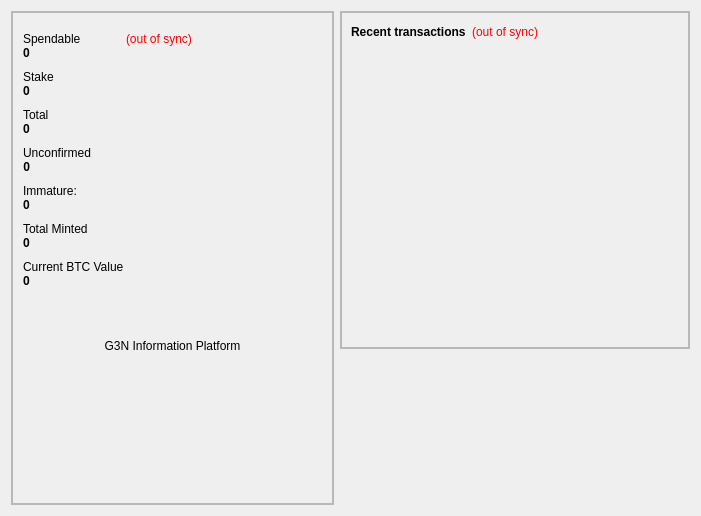
<?xml version="1.0" encoding="UTF-8"?>
<ui version="4.0">
 <class>OverviewPage</class>
 <widget class="QWidget" name="OverviewPage">
  <property name="geometry">
   <rect>
    <x>0</x>
    <y>0</y>
    <width>701</width>
    <height>516</height>
   </rect>
  </property>
  <property name="windowTitle">
   <string>Form</string>
  </property>
  <layout class="QHBoxLayout" name="horizontalLayout" stretch="1,0">
   <item>
    <layout class="QVBoxLayout" name="verticalLayout_2">
     <item>
      <widget class="QFrame" name="frame">
       <property name="styleSheet">
        <string notr="true"/>
       </property>
       <property name="frameShape">
        <enum>QFrame::StyledPanel</enum>
       </property>
       <property name="frameShadow">
        <enum>QFrame::Raised</enum>
       </property>
       <layout class="QVBoxLayout" name="verticalLayout_4">
        <property name="spacing">
         <number>0</number>
        </property>
        <property name="leftMargin">
         <number>0</number>
        </property>
        <property name="topMargin">
         <number>0</number>
        </property>
        <property name="rightMargin">
         <number>0</number>
        </property>
        <property name="bottomMargin">
         <number>0</number>
        </property>
        <item>
         <widget class="QFrame" name="frame_4">
          <property name="frameShape">
           <enum>QFrame::StyledPanel</enum>
          </property>
          <property name="frameShadow">
           <enum>QFrame::Raised</enum>
          </property>
          <layout class="QVBoxLayout" name="verticalLayout_6">
           <item>
            <layout class="QFormLayout" name="formLayout_2">
             <property name="fieldGrowthPolicy">
              <enum>QFormLayout::ExpandingFieldsGrow</enum>
             </property>
             <property name="labelAlignment">
              <set>Qt::AlignLeading|Qt::AlignLeft|Qt::AlignTop</set>
             </property>
             <property name="formAlignment">
              <set>Qt::AlignLeading|Qt::AlignLeft|Qt::AlignTop</set>
             </property>
             <property name="horizontalSpacing">
              <number>2</number>
             </property>
             <property name="verticalSpacing">
              <number>0</number>
             </property>
             <property name="leftMargin">
              <number>1</number>
             </property>
             <property name="topMargin">
              <number>10</number>
             </property>
             <property name="rightMargin">
              <number>1</number>
             </property>
             <property name="bottomMargin">
              <number>5</number>
             </property>
             <item row="1" column="0">
              <widget class="QLabel" name="label">
               <property name="text">
                <string>Spendable</string>
               </property>
              </widget>
             </item>
             <item row="1" column="1">
              <widget class="QLabel" name="labelWalletStatus">
               <property name="toolTip">
                <string>The displayed information may be out of date. Your wallet automatically synchronizes with the BitBay network after a connection is established, but this process has not completed yet.</string>
               </property>
               <property name="styleSheet">
                <string notr="true">QLabel { color: red; }</string>
               </property>
               <property name="text">
                <string notr="true">(out of sync)</string>
               </property>
               <property name="alignment">
                <set>Qt::AlignLeading|Qt::AlignLeft|Qt::AlignVCenter</set>
               </property>
              </widget>
             </item>
             <item row="2" column="0">
              <widget class="QLabel" name="labelBalance">
               <property name="font">
                <font>
                 <weight>75</weight>
                 <bold>true</bold>
                </font>
               </property>
               <property name="cursor">
                <cursorShape>IBeamCursor</cursorShape>
               </property>
               <property name="toolTip">
                <string>Your current spendable balance</string>
               </property>
               <property name="styleSheet">
                <string notr="true">top: -5px;</string>
               </property>
               <property name="text">
                <string notr="true">0</string>
               </property>
               <property name="textInteractionFlags">
                <set>Qt::LinksAccessibleByMouse|Qt::TextSelectableByKeyboard|Qt::TextSelectableByMouse</set>
               </property>
              </widget>
             </item>
             <item row="4" column="0">
              <spacer name="verticalSpacer_5">
               <property name="orientation">
                <enum>Qt::Vertical</enum>
               </property>
               <property name="sizeHint" stdset="0">
                <size>
                 <width>20</width>
                 <height>10</height>
                </size>
               </property>
              </spacer>
             </item>
             <item row="5" column="0">
              <widget class="QLabel" name="label_6">
               <property name="palette">
                <palette>
                 <active>
                  <colorrole role="WindowText">
                   <brush brushstyle="SolidPattern">
                    <color alpha="255">
                     <red>0</red>
                     <green>0</green>
                     <blue>0</blue>
                    </color>
                   </brush>
                  </colorrole>
                 </active>
                 <inactive>
                  <colorrole role="WindowText">
                   <brush brushstyle="SolidPattern">
                    <color alpha="255">
                     <red>0</red>
                     <green>0</green>
                     <blue>0</blue>
                    </color>
                   </brush>
                  </colorrole>
                 </inactive>
                 <disabled>
                  <colorrole role="WindowText">
                   <brush brushstyle="SolidPattern">
                    <color alpha="255">
                     <red>120</red>
                     <green>120</green>
                     <blue>120</blue>
                    </color>
                   </brush>
                  </colorrole>
                 </disabled>
                </palette>
               </property>
               <property name="text">
                <string>Stake</string>
               </property>
              </widget>
             </item>
             <item row="6" column="0">
              <widget class="QLabel" name="labelStake">
               <property name="palette">
                <palette>
                 <active>
                  <colorrole role="WindowText">
                   <brush brushstyle="SolidPattern">
                    <color alpha="255">
                     <red>0</red>
                     <green>0</green>
                     <blue>0</blue>
                    </color>
                   </brush>
                  </colorrole>
                 </active>
                 <inactive>
                  <colorrole role="WindowText">
                   <brush brushstyle="SolidPattern">
                    <color alpha="255">
                     <red>0</red>
                     <green>0</green>
                     <blue>0</blue>
                    </color>
                   </brush>
                  </colorrole>
                 </inactive>
                 <disabled>
                  <colorrole role="WindowText">
                   <brush brushstyle="SolidPattern">
                    <color alpha="255">
                     <red>120</red>
                     <green>120</green>
                     <blue>120</blue>
                    </color>
                   </brush>
                  </colorrole>
                 </disabled>
                </palette>
               </property>
               <property name="font">
                <font>
                 <weight>75</weight>
                 <bold>true</bold>
                </font>
               </property>
               <property name="cursor">
                <cursorShape>IBeamCursor</cursorShape>
               </property>
               <property name="toolTip">
                <string>Total of coins that was staked, and do not yet count toward the current balance</string>
               </property>
               <property name="text">
                <string notr="true">0</string>
               </property>
               <property name="textInteractionFlags">
                <set>Qt::LinksAccessibleByMouse|Qt::TextSelectableByKeyboard|Qt::TextSelectableByMouse</set>
               </property>
              </widget>
             </item>
             <item row="10" column="0">
              <spacer name="verticalSpacer_6">
               <property name="orientation">
                <enum>Qt::Vertical</enum>
               </property>
               <property name="sizeHint" stdset="0">
                <size>
                 <width>20</width>
                 <height>10</height>
                </size>
               </property>
              </spacer>
             </item>
             <item row="14" column="0">
              <widget class="QLabel" name="labelTotal">
               <property name="palette">
                <palette>
                 <active>
                  <colorrole role="WindowText">
                   <brush brushstyle="SolidPattern">
                    <color alpha="255">
                     <red>0</red>
                     <green>0</green>
                     <blue>0</blue>
                    </color>
                   </brush>
                  </colorrole>
                 </active>
                 <inactive>
                  <colorrole role="WindowText">
                   <brush brushstyle="SolidPattern">
                    <color alpha="255">
                     <red>0</red>
                     <green>0</green>
                     <blue>0</blue>
                    </color>
                   </brush>
                  </colorrole>
                 </inactive>
                 <disabled>
                  <colorrole role="WindowText">
                   <brush brushstyle="SolidPattern">
                    <color alpha="255">
                     <red>120</red>
                     <green>120</green>
                     <blue>120</blue>
                    </color>
                   </brush>
                  </colorrole>
                 </disabled>
                </palette>
               </property>
               <property name="font">
                <font>
                 <weight>75</weight>
                 <bold>true</bold>
                </font>
               </property>
               <property name="cursor">
                <cursorShape>IBeamCursor</cursorShape>
               </property>
               <property name="toolTip">
                <string>Your current total balance</string>
               </property>
               <property name="text">
                <string notr="true">0</string>
               </property>
               <property name="textInteractionFlags">
                <set>Qt::LinksAccessibleByMouse|Qt::TextSelectableByKeyboard|Qt::TextSelectableByMouse</set>
               </property>
              </widget>
             </item>
             <item row="19" column="0">
              <spacer name="verticalSpacer_7">
               <property name="orientation">
                <enum>Qt::Vertical</enum>
               </property>
               <property name="sizeHint" stdset="0">
                <size>
                 <width>20</width>
                 <height>10</height>
                </size>
               </property>
              </spacer>
             </item>
             <item row="20" column="0">
              <widget class="QLabel" name="label_3">
               <property name="palette">
                <palette>
                 <active>
                  <colorrole role="WindowText">
                   <brush brushstyle="SolidPattern">
                    <color alpha="255">
                     <red>0</red>
                     <green>0</green>
                     <blue>0</blue>
                    </color>
                   </brush>
                  </colorrole>
                 </active>
                 <inactive>
                  <colorrole role="WindowText">
                   <brush brushstyle="SolidPattern">
                    <color alpha="255">
                     <red>0</red>
                     <green>0</green>
                     <blue>0</blue>
                    </color>
                   </brush>
                  </colorrole>
                 </inactive>
                 <disabled>
                  <colorrole role="WindowText">
                   <brush brushstyle="SolidPattern">
                    <color alpha="255">
                     <red>120</red>
                     <green>120</green>
                     <blue>120</blue>
                    </color>
                   </brush>
                  </colorrole>
                 </disabled>
                </palette>
               </property>
               <property name="text">
                <string>&lt;html&gt;&lt;head/&gt;&lt;body&gt;&lt;p&gt;Unconfirmed&lt;/p&gt;&lt;/body&gt;&lt;/html&gt;</string>
               </property>
              </widget>
             </item>
             <item row="21" column="0">
              <widget class="QLabel" name="labelUnconfirmed">
               <property name="palette">
                <palette>
                 <active>
                  <colorrole role="WindowText">
                   <brush brushstyle="SolidPattern">
                    <color alpha="255">
                     <red>0</red>
                     <green>0</green>
                     <blue>0</blue>
                    </color>
                   </brush>
                  </colorrole>
                 </active>
                 <inactive>
                  <colorrole role="WindowText">
                   <brush brushstyle="SolidPattern">
                    <color alpha="255">
                     <red>0</red>
                     <green>0</green>
                     <blue>0</blue>
                    </color>
                   </brush>
                  </colorrole>
                 </inactive>
                 <disabled>
                  <colorrole role="WindowText">
                   <brush brushstyle="SolidPattern">
                    <color alpha="255">
                     <red>120</red>
                     <green>120</green>
                     <blue>120</blue>
                    </color>
                   </brush>
                  </colorrole>
                 </disabled>
                </palette>
               </property>
               <property name="font">
                <font>
                 <weight>75</weight>
                 <bold>true</bold>
                </font>
               </property>
               <property name="cursor">
                <cursorShape>IBeamCursor</cursorShape>
               </property>
               <property name="toolTip">
                <string>Total of transactions that have yet to be confirmed, and do not yet count toward the current balance</string>
               </property>
               <property name="layoutDirection">
                <enum>Qt::LeftToRight</enum>
               </property>
               <property name="text">
                <string notr="true">0</string>
               </property>
               <property name="alignment">
                <set>Qt::AlignRight|Qt::AlignTrailing|Qt::AlignVCenter</set>
               </property>
               <property name="textInteractionFlags">
                <set>Qt::LinksAccessibleByMouse|Qt::TextSelectableByKeyboard|Qt::TextSelectableByMouse</set>
               </property>
              </widget>
             </item>
             <item row="22" column="0">
              <spacer name="verticalSpacer_8">
               <property name="orientation">
                <enum>Qt::Vertical</enum>
               </property>
               <property name="sizeHint" stdset="0">
                <size>
                 <width>20</width>
                 <height>10</height>
                </size>
               </property>
              </spacer>
             </item>
             <item row="23" column="0">
              <widget class="QLabel" name="labelImmatureText">
               <property name="palette">
                <palette>
                 <active>
                  <colorrole role="WindowText">
                   <brush brushstyle="SolidPattern">
                    <color alpha="255">
                     <red>0</red>
                     <green>0</green>
                     <blue>0</blue>
                    </color>
                   </brush>
                  </colorrole>
                  <colorrole role="Text">
                   <brush brushstyle="SolidPattern">
                    <color alpha="255">
                     <red>0</red>
                     <green>0</green>
                     <blue>0</blue>
                    </color>
                   </brush>
                  </colorrole>
                 </active>
                 <inactive>
                  <colorrole role="WindowText">
                   <brush brushstyle="SolidPattern">
                    <color alpha="255">
                     <red>0</red>
                     <green>0</green>
                     <blue>0</blue>
                    </color>
                   </brush>
                  </colorrole>
                  <colorrole role="Text">
                   <brush brushstyle="SolidPattern">
                    <color alpha="255">
                     <red>0</red>
                     <green>0</green>
                     <blue>0</blue>
                    </color>
                   </brush>
                  </colorrole>
                 </inactive>
                 <disabled>
                  <colorrole role="WindowText">
                   <brush brushstyle="SolidPattern">
                    <color alpha="255">
                     <red>120</red>
                     <green>120</green>
                     <blue>120</blue>
                    </color>
                   </brush>
                  </colorrole>
                  <colorrole role="Text">
                   <brush brushstyle="SolidPattern">
                    <color alpha="255">
                     <red>120</red>
                     <green>120</green>
                     <blue>120</blue>
                    </color>
                   </brush>
                  </colorrole>
                 </disabled>
                </palette>
               </property>
               <property name="text">
                <string>Immature:</string>
               </property>
              </widget>
             </item>
             <item row="24" column="0">
              <widget class="QLabel" name="labelImmature">
               <property name="font">
                <font>
                 <weight>75</weight>
                 <bold>true</bold>
                </font>
               </property>
               <property name="text">
                <string>0</string>
               </property>
              </widget>
             </item>
             <item row="25" column="0">
              <spacer name="verticalSpacer_9">
               <property name="orientation">
                <enum>Qt::Vertical</enum>
               </property>
               <property name="sizeHint" stdset="0">
                <size>
                 <width>20</width>
                 <height>10</height>
                </size>
               </property>
              </spacer>
             </item>
             <item row="26" column="0">
              <widget class="QLabel" name="labelTotalMintedText">
               <property name="text">
                <string>Total Minted</string>
               </property>
              </widget>
             </item>
             <item row="27" column="0">
              <widget class="QLabel" name="labelTotalMinted">
               <property name="font">
                <font>
                 <weight>75</weight>
                 <bold>true</bold>
                </font>
               </property>
               <property name="text">
                <string>0</string>
               </property>
              </widget>
             </item>
             <item row="28" column="0">
              <spacer name="verticalSpacer_10">
               <property name="orientation">
                <enum>Qt::Vertical</enum>
               </property>
               <property name="sizeHint" stdset="0">
                <size>
                 <width>20</width>
                 <height>10</height>
                </size>
               </property>
              </spacer>
             </item>
             <item row="29" column="0">
              <widget class="QLabel" name="labelBtcValueText">
               <property name="text">
                <string>Current BTC Value</string>
               </property>
              </widget>
             </item>
             <item row="30" column="0">
              <widget class="QLabel" name="labelBtcValue">
               <property name="font">
                <font>
                 <weight>75</weight>
                 <bold>true</bold>
                </font>
               </property>
               <property name="text">
                <string>0</string>
               </property>
              </widget>
             </item>
             <item row="31" column="0">
              <spacer name="verticalSpacer_4">
               <property name="orientation">
                <enum>Qt::Vertical</enum>
               </property>
               <property name="sizeHint" stdset="0">
                <size>
                 <width>20</width>
                 <height>40</height>
                </size>
               </property>
              </spacer>
             </item>
             <item row="11" column="0">
              <widget class="QLabel" name="labelTotalText">
               <property name="palette">
                <palette>
                 <active>
                  <colorrole role="WindowText">
                   <brush brushstyle="SolidPattern">
                    <color alpha="255">
                     <red>0</red>
                     <green>0</green>
                     <blue>0</blue>
                    </color>
                   </brush>
                  </colorrole>
                 </active>
                 <inactive>
                  <colorrole role="WindowText">
                   <brush brushstyle="SolidPattern">
                    <color alpha="255">
                     <red>0</red>
                     <green>0</green>
                     <blue>0</blue>
                    </color>
                   </brush>
                  </colorrole>
                 </inactive>
                 <disabled>
                  <colorrole role="WindowText">
                   <brush brushstyle="SolidPattern">
                    <color alpha="255">
                     <red>120</red>
                     <green>120</green>
                     <blue>120</blue>
                    </color>
                   </brush>
                  </colorrole>
                 </disabled>
                </palette>
               </property>
               <property name="text">
                <string>Total</string>
               </property>
              </widget>
             </item>
            </layout>
           </item>
           <item>
            <widget class="QLabel" name="labelInfoPlatform">
             <property name="text">
              <string>G3N Information Platform</string>
             </property>
             <property name="alignment">
              <set>Qt::AlignCenter</set>
             </property>
            </widget>
           </item>
           <item>
            <spacer name="verticalSpacer">
             <property name="orientation">
              <enum>Qt::Vertical</enum>
             </property>
             <property name="sizeHint" stdset="0">
              <size>
               <width>20</width>
               <height>40</height>
              </size>
             </property>
            </spacer>
           </item>
          </layout>
         </widget>
        </item>
       </layout>
      </widget>
     </item>
    </layout>
   </item>
   <item>
    <layout class="QVBoxLayout" name="verticalLayout_3">
     <item>
      <widget class="QFrame" name="frame_2">
       <property name="minimumSize">
        <size>
         <width>350</width>
         <height>0</height>
        </size>
       </property>
       <property name="styleSheet">
        <string notr="true"/>
       </property>
       <property name="frameShape">
        <enum>QFrame::StyledPanel</enum>
       </property>
       <property name="frameShadow">
        <enum>QFrame::Raised</enum>
       </property>
       <layout class="QVBoxLayout" name="verticalLayout">
        <property name="spacing">
         <number>0</number>
        </property>
        <property name="leftMargin">
         <number>0</number>
        </property>
        <property name="topMargin">
         <number>0</number>
        </property>
        <property name="rightMargin">
         <number>0</number>
        </property>
        <property name="bottomMargin">
         <number>0</number>
        </property>
        <item>
         <widget class="QFrame" name="frame_3">
          <property name="minimumSize">
           <size>
            <width>0</width>
            <height>10</height>
           </size>
          </property>
          <property name="frameShape">
           <enum>QFrame::StyledPanel</enum>
          </property>
          <property name="frameShadow">
           <enum>QFrame::Raised</enum>
          </property>
          <layout class="QVBoxLayout" name="verticalLayout_5">
           <property name="leftMargin">
            <number>9</number>
           </property>
           <item>
            <layout class="QHBoxLayout" name="horizontalLayout_2">
             <item>
              <widget class="QLabel" name="label_4">
               <property name="text">
                <string>&lt;b&gt;Recent transactions&lt;/b&gt;</string>
               </property>
              </widget>
             </item>
             <item>
              <widget class="QLabel" name="labelTransactionsStatus">
               <property name="toolTip">
                <string>The displayed information may be out of date. Your wallet automatically synchronizes with the BitBay network after a connection is established, but this process has not completed yet.</string>
               </property>
               <property name="styleSheet">
                <string notr="true">QLabel { color: red; }</string>
               </property>
               <property name="text">
                <string notr="true">(out of sync)</string>
               </property>
               <property name="alignment">
                <set>Qt::AlignRight|Qt::AlignTrailing|Qt::AlignVCenter</set>
               </property>
              </widget>
             </item>
             <item>
              <spacer name="horizontalSpacer">
               <property name="orientation">
                <enum>Qt::Horizontal</enum>
               </property>
               <property name="sizeHint" stdset="0">
                <size>
                 <width>40</width>
                 <height>20</height>
                </size>
               </property>
              </spacer>
             </item>
            </layout>
           </item>
           <item>
            <widget class="QListView" name="listTransactions">
             <property name="styleSheet">
              <string notr="true">QListView { background: transparent; }</string>
             </property>
             <property name="frameShape">
              <enum>QFrame::NoFrame</enum>
             </property>
             <property name="verticalScrollBarPolicy">
              <enum>Qt::ScrollBarAlwaysOff</enum>
             </property>
             <property name="horizontalScrollBarPolicy">
              <enum>Qt::ScrollBarAlwaysOff</enum>
             </property>
             <property name="selectionMode">
              <enum>QAbstractItemView::NoSelection</enum>
             </property>
            </widget>
           </item>
          </layout>
          <zorder>listTransactions</zorder>

         </widget>
        </item>
       </layout>
      </widget>
     </item>
     <item>
      <widget class="QLabel" name="label_2">
       <property name="sizePolicy">
        <sizepolicy hsizetype="Expanding" vsizetype="Preferred">
         <horstretch>1</horstretch>
         <verstretch>0</verstretch>
        </sizepolicy>
       </property>
       <property name="minimumSize">
        <size>
         <width>200</width>
         <height>150</height>
        </size>
       </property>
       <property name="maximumSize">
        <size>
         <width>400</width>
         <height>200</height>
        </size>
       </property>
       <property name="text">
        <string>&lt;html&gt;&lt;head/&gt;&lt;body&gt;&lt;img src=&quot;:/icons/genstake-128&quot;/&gt;&lt;/span&gt;&lt;/body&gt;&lt;/html&gt;</string>
       </property>
       <property name="alignment">
        <set>Qt::AlignCenter</set>
       </property>
      </widget>
     </item>
    </layout>
   </item>
  </layout>
 </widget>
 <resources/>
 <connections/>
</ui>
